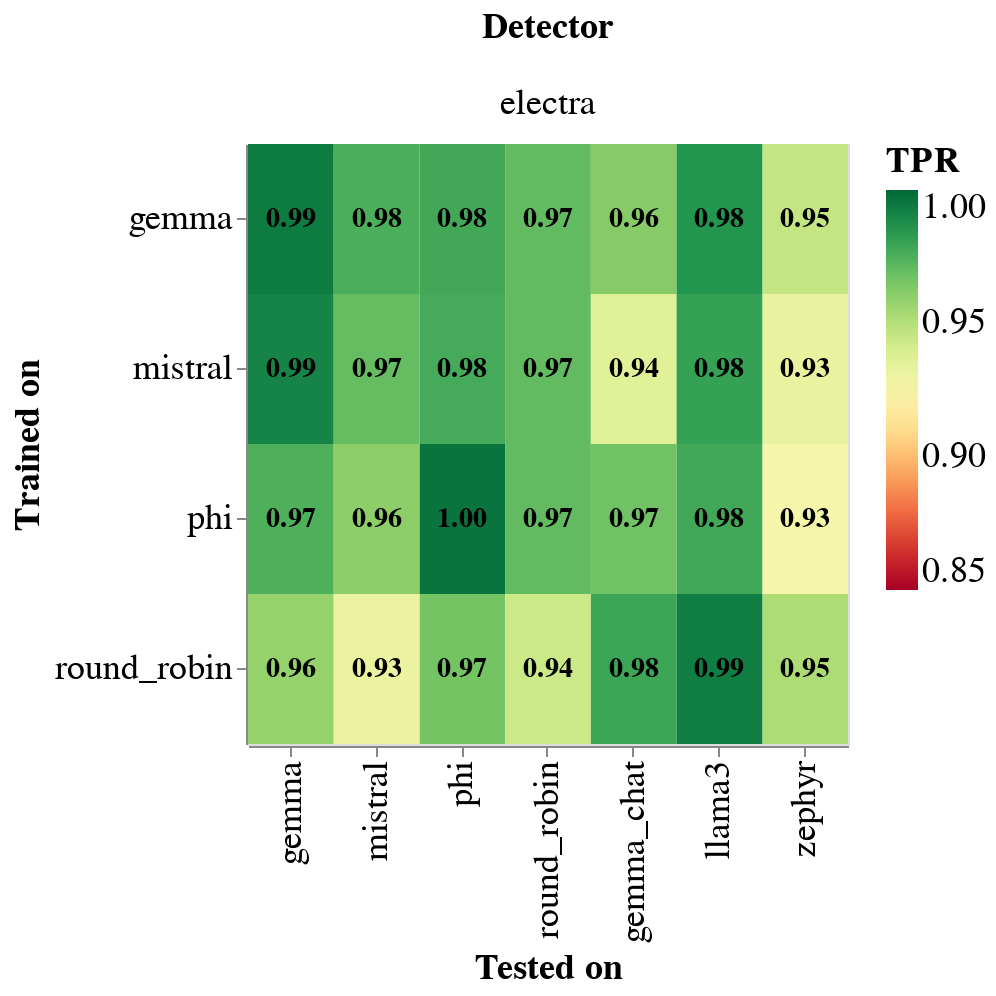

This figure's notebook cell:
### Code cell
# plot combinining the the two previous plots
all_models_electra_df = freeze_base_df[freeze_base_df["detector_short_name"] == "electra"]


generator_sort_order = ["gemma", "mistral", "phi", "round_robin", "gemma_chat", "llama3", "zephyr"]

heatmap = alt.Chart(all_models_electra_df).mark_rect().encode(
    alt.X('dataset:N', sort=generator_sort_order, title="Tested on"),
    alt.Y('trained_on_dataset:N', sort=None, title="Trained on"),
    alt.Color('TPR:Q').scale(scheme='redyellowgreen', domain=[0.85, 1]),
    #alt.Row("trained_on_dataset:N", title="Dataset used for training"),
).properties(
    width=300,
    height=300
)

heatmap_text = alt.Chart(all_models_electra_df).mark_text(baseline='middle').encode(
    alt.X('dataset:N', sort=generator_sort_order, title="Tested on"),
    alt.Y('trained_on_dataset:N', sort=None, title="Trained on"),
    text='TPR:Q',
    color=alt.condition(
        alt.datum.accuracy > 0.5,
        alt.value('black'),
        alt.value('white')
    )
).properties(
    width=300,
    height=300
)

chart = alt.layer(heatmap, heatmap_text).facet(
    column=alt.Column("detector_short_name:N", title="Detector")
).configure(
    numberFormat='0.2f'
).configure_axis(
    labelFontSize=18,
    titleFontSize=18
).configure_legend(
    labelFontSize=18,
    titleFontSize=18,
    titleLimit=0
).configure_header(
    titleFontSize=18,
    labelFontSize=18
).configure_text(
    fontSize=14,
    font="Arial",
    fontWeight="bold"
).configure_text(
    fontSize=14,
    font="Arial",
    fontWeight="bold"
)

chart.save("notebooks/plots/heatmap_electra_all_models.png")
chart
